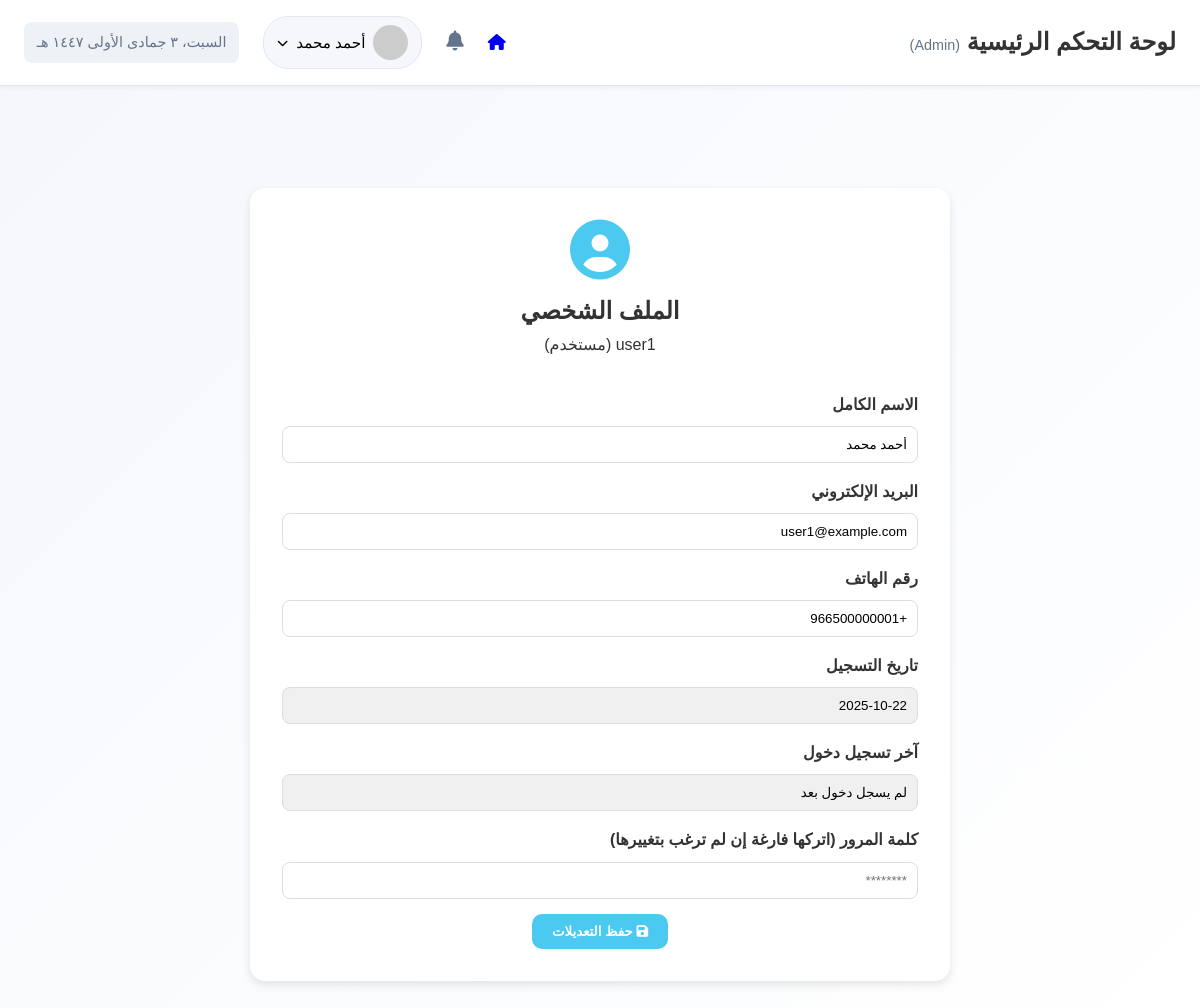
The page /admin/profile.php (signed in) on the database as committed earlier.
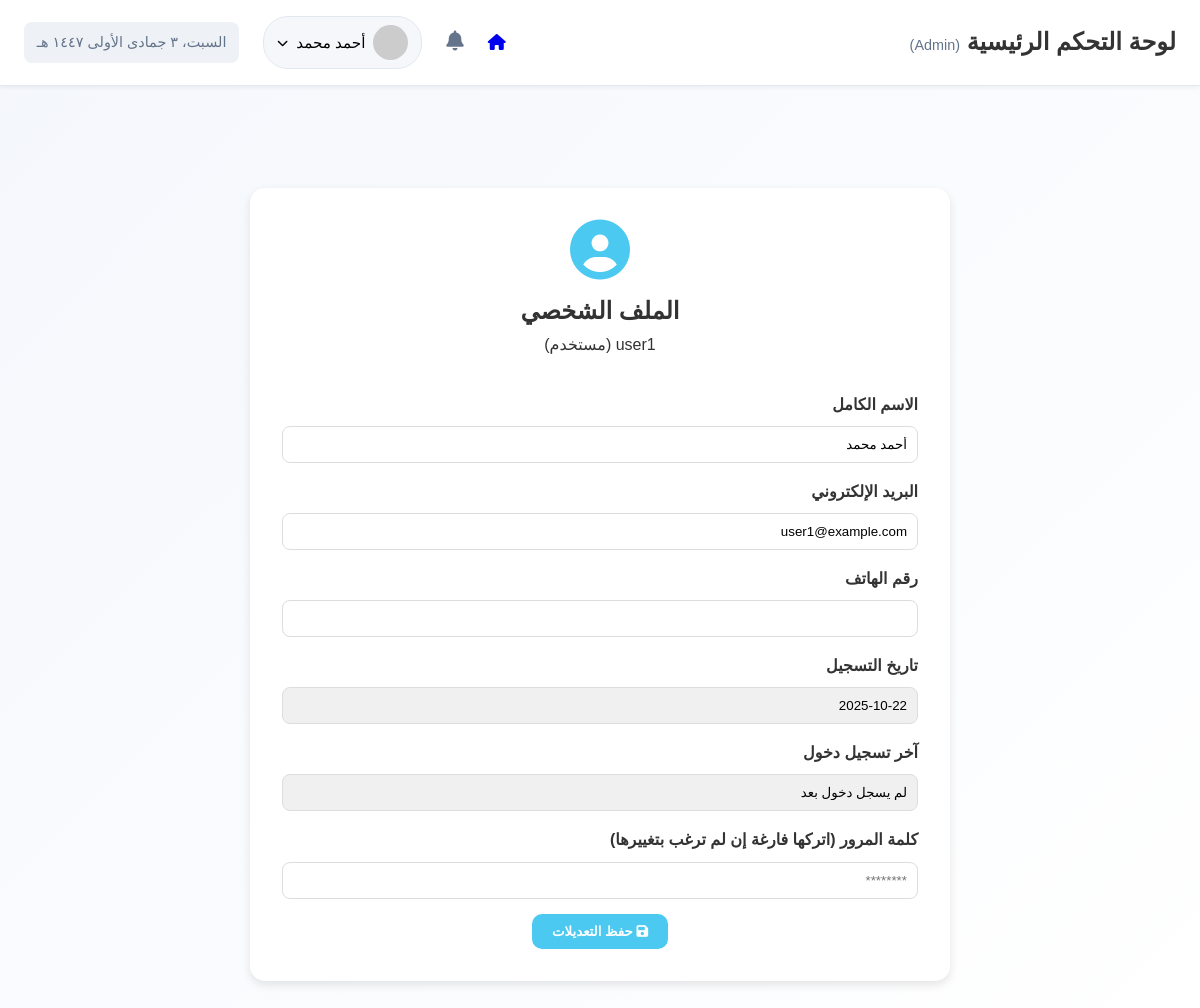
The same page on the database as committed later.
### tables this page shows
CREATE TABLE `users` (
  `id` int(11) NOT NULL,
  `username` varchar(50) NOT NULL,
  `email` varchar(100) NOT NULL,
  `password` varchar(255) NOT NULL,
  `user_type` enum('admin','client') DEFAULT 'client',
  `full_name` varchar(100) DEFAULT NULL,
  `phone` varchar(20) DEFAULT NULL,
  `created_at` timestamp NOT NULL DEFAULT current_timestamp(),
  `last_login` timestamp NULL DEFAULT NULL
);

### admin/profile.php (the view, shortened to what this page needs)
<?php
require_once '../config.php';
$user_id = $_SESSION['user_id'];
$stmt = $pdo->prepare("SELECT id, full_name, username, email, phone, user_type, created_at, last_login FROM users WHERE id = ?");
$stmt->execute([$user_id]);
$user = $stmt->fetch(PDO::FETCH_ASSOC);
?>
<!DOCTYPE html>
<html lang="ar" dir="rtl">
<head>
    <link rel="stylesheet" href="../style.css">
    <link rel="stylesheet" href="https://cdnjs.cloudflare.com/ajax/libs/font-awesome/6.4.0/css/all.min.css">
</head>
<body>
      <div class="dashboard">
        <main class="main-content">
              <?php include 'admin_navbar.php'; ?>
                <div class="profile-container">
                    <div class="profile-header">
                        <i class="fas fa-user-circle"></i>
                        <h2>الملف الشخصي</h2>
                        <p><?php echo htmlspecialchars($user['username']); ?> (<?php echo $user['user_type'] === 'admin' ? 'أدمن' : 'مستخدم'; ?>)</p>
                    </div>
                    <form method="POST" class="profile-info">
                        <label>الاسم الكامل</label>
                        <input type="text" name="full_name" value="<?php echo htmlspecialchars($user['full_name']); ?>" required>
                        <label>البريد الإلكتروني</label>
                        <input type="email" name="email" value="<?php echo htmlspecialchars($user['email']); ?>" required>
                        <label>رقم الهاتف</label>
                        <input type="text" name="phone" value="<?php echo htmlspecialchars($user['phone']); ?>">
                        <label>تاريخ التسجيل</label>
                        <input type="text" value="<?php echo date('Y-m-d', strtotime($user['created_at'])); ?>" readonly>
                        <label>آخر تسجيل دخول</label>
                        <input type="text" value="<?php echo $user['last_login'] ? date('Y-m-d H:i', strtotime($user['last_login'])) : 'لم يسجل دخول بعد'; ?>" readonly>
                        <label>كلمة المرور (اتركها فارغة إن لم ترغب بتغييرها)</label>
                        <input type="password" name="password" placeholder="********">
                        <div class="profile-actions">
                            <button type="submit" name="update_profile" class="btn">
                                <i class="fas fa-save"></i> حفظ التعديلات
                            </button>
                        </div>
                    </form>
                </div>
                </main>
    </div>
</body>
</html>

### admin/admin_navbar.php (shortened to what this page needs)
<?php
$navbar_translations = [
    'ar' => [
        'dashboard' => 'لوحة التحكم الرئيسية',
        'admin' => 'Admin',
        'profile' => 'الملف الشخصي',
        'settings' => 'الإعدادات',
        'logout' => 'تسجيل الخروج'
    ],
    'en' => [
        'dashboard' => 'Main Dashboard',
        'admin' => 'Admin',
        'profile' => 'Profile',
        'settings' => 'Settings',
        'logout' => 'Logout'
    ]
];
$currentLang = isset($_SESSION['language']) ? $_SESSION['language'] : 'ar';
?>
<header class="top-navbar">
    <div class="header-left">
        <h1 data-translate="dashboard"><?php echo $navbar_translations[$currentLang]['dashboard']; ?> <span style="font-size: 0.9rem; font-weight: 300; color: #64748b;">(<?php echo $navbar_translations[$currentLang]['admin']; ?>)</span></h1>
    </div>
    <div class="header-right">
        <a href="dashboard.php"><i class="fas fa-home"></i></a>
        <div class="notifications-icon">
            <i class="fas fa-bell"></i>
            <span class="badge badge-danger notification-count">5</span>
        </div>
        <div class="user-menu">
            <button class="user-info-btn">
                <img src="https://via.placeholder.com/40/4361ee/ffffff?text=AD" alt="User Avatar" class="user-avatar">
                <span class="user-name"><?php echo $_SESSION['full_name'] ?? 'Admin User'; ?></span>
                <i class="fas fa-chevron-down dropdown-arrow"></i>
            </button>
        </div>
        <div class="date-display" id="current-date-navbar">تحميل التاريخ...</div>
    </div>
</header>
<br><br>

### style.css (style rules this page uses)
:root { --primary-blue: #0A1E4A; --primary-dark: #06122E; --primary-light: #1E3A8A; --accent-gold: #FFC300; --accent-orange: #FF6B00; --secondary-light: #F4F7FC; --secondary-gray: #64748B; --text-dark: #1E293B; --text-light: #FFFFFF; --success: #10B981; --warning: #F59E0B; --error: #EF4444; --border-radius: 16px; --border-radius-sm: 8px; --shadow-sm: 0 2px 4px rgba(0,0,0,0.1); --shadow-md: 0 4px 12px rgba(0,0,0,0.15); --shadow-lg: 0 8px 30px rgba(0,0,0,0.2); --transition-fast: 0.3s; --transition-medium: 0.5s; --transition-slow: 0.8s; }
* { margin: 0; padding: 0; box-sizing: border-box; }
html { scroll-behavior: smooth; }
body { font-family: 'Tajawal', sans-serif; color: var(--text-dark); background: linear-gradient(135deg, #F4F7FC 0%, #FFFFFF 100%); line-height: 1.7; overflow-x: hidden; }
[dir="rtl"] { text-align: right; }

### admin/profile.php (style rules this page uses)
body { font-family: 'Cairo', sans-serif; background-color: #f9f9f9; color: #333; }
.profile-container { max-width: 700px; margin: 3rem auto; background: #fff; border-radius: 15px; box-shadow: 0 4px 10px rgba(0,0,0,0.1); padding: 2rem; }
.profile-header { text-align: center; margin-bottom: 2rem; }
.profile-header i { font-size: 60px; color: #4cc9f0; }
.profile-header h2 { margin-top: 10px; color: #333; }
.profile-info label { font-weight: bold; }
.profile-info input { width: 100%; padding: 10px; margin: 8px 0 15px; border: 1px solid #ddd; border-radius: 8px; }
.profile-info input[readonly] { background-color: #f0f0f0; }
.profile-actions { text-align: center; }
.btn { padding: 10px 20px; border: none; border-radius: 10px; background: #4cc9f0; color: #fff; font-weight: bold; cursor: pointer; transition: 0.3s; }

### admin/admin_navbar.php (style rules this page uses)
.top-navbar { display: flex; justify-content: space-between; align-items: center; padding: 1rem 1.5rem; background-color: #ffffff; box-shadow: 0 2px 4px rgba(0, 0, 0, 0.05); border-bottom: 1px solid #e2e8f0; position: sticky; top: 0; z-index: 999; }
.header-left h1 { margin: 0; font-size: 1.5rem; color: var(--primary); font-weight: 600; }
.header-right { display: flex; align-items: center; gap: 1.5rem; }
.notifications-icon { position: relative; cursor: pointer; color: #64748b; transition: color 0.3s ease; }
.notifications-icon i { font-size: 1.25rem; }
.notification-count { position: absolute; top: -8px; right: -10px; background-color: var(--danger); color: white; padding: 2px 6px; border-radius: 50%; font-size: 0.7rem; line-height: 1; }
.user-info-btn { display: flex; align-items: center; padding: 0.5rem 0.8rem; background: #f5f7fb; border: 1px solid #e2e8f0; border-radius: 25px; cursor: pointer; transition: background 0.3s ease; }
.user-avatar { width: 35px; height: 35px; border-radius: 50%; object-fit: cover; margin-left: 0.5rem; border: 2px solid var(--primary); }
.user-name { font-weight: 500; color: var(--dark); font-size: 0.95rem; }
.dropdown-arrow { font-size: 0.7rem; margin-right: 0.5rem; }
.user-menu { position: relative; }
.date-display { padding: 0.5rem 0.8rem; border-radius: 8px; background-color: #eef1f5; color: #64748b; font-size: 0.9rem; }

Rows that differ between the two databases and show on the page:
changed users "أحمد محمد": phone "+966500000001" → (not shown)
